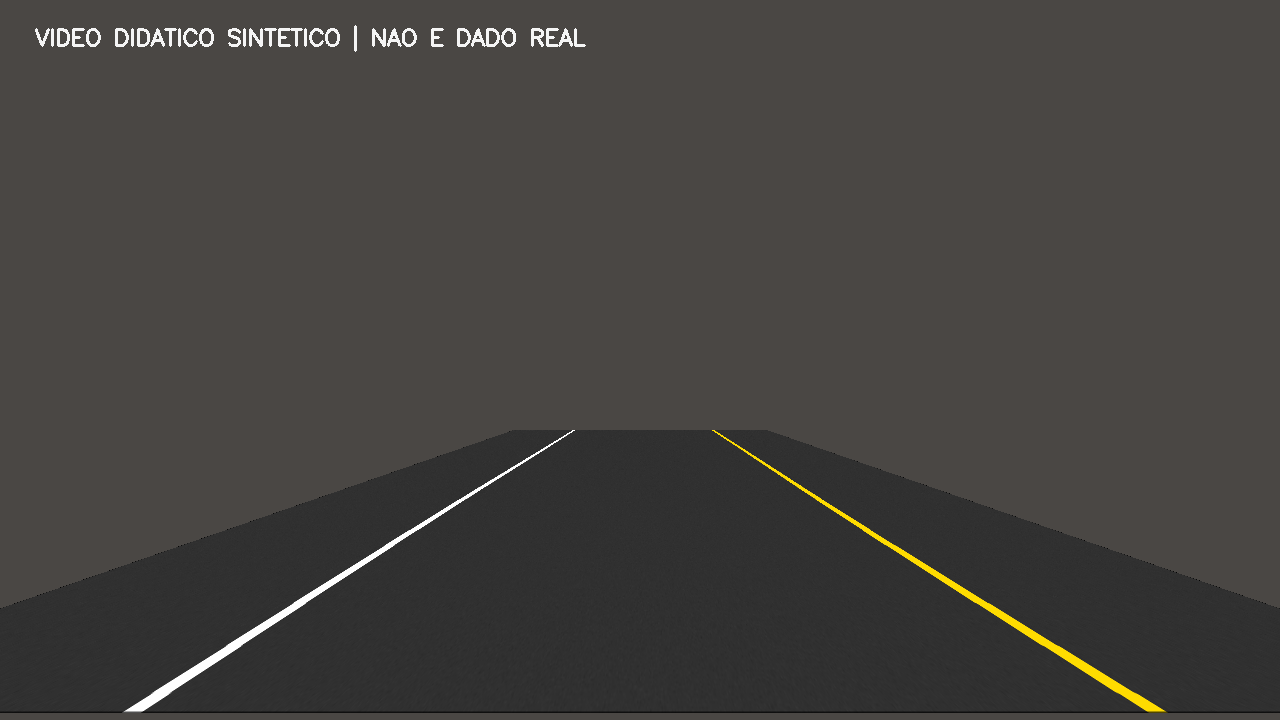
#> input picture scripts_aula/Deteccao_Faixas_Independentes/dados/estrada_sintetica.png, 1280 x 720 px
$ python 02_dimensoes_canais.py
#> lines starting #> are read from the running program, lines starting #| are printed output that depends on the picture
"""EXEMPLO 02/32 - Consultar dimensoes, pixels e canais BGR

OBJETIVO: Consultar dimensoes, pixels e canais BGR.
COMO FUNCIONA: Consulta shape e um pixel; separa canais B, G, R da imagem.
ENTRADA: dados/estrada_sintetica.png (amostra didatica sintetica).
SAIDA ESPERADA: saida/02_dimensoes_canais.png com quatro quadros e valores no terminal.
COMO EXECUTAR: python exemplos/02_dimensoes_canais.py
EXPERIMENTE: Altere as coordenadas do pixel examinado.
DEPENDENCIAS: cv2, numpy; nao importa nenhum outro arquivo .py.
"""

from pathlib import Path
import cv2
import numpy as np

# Os caminhos sao relativos a este arquivo, nao ao diretorio do Colab.
RAIZ = Path(__file__).resolve().parent.parent
CAMINHO_IMAGEM = RAIZ / "dados" / "estrada_sintetica.png"
PASTA_SAIDA = RAIZ / "saida"
PASTA_SAIDA.mkdir(parents=True, exist_ok=True)

# Leitura real de um arquivo PNG com OpenCV.
imagem = cv2.imread(str(CAMINHO_IMAGEM))
#> imagem is the input picture: shape (720, 1280, 3); mean B, G, R 63.3, 66.2, 68.4
if imagem is None:
    raise FileNotFoundError(f"Nao foi possivel ler: {CAMINHO_IMAGEM}")
altura, largura = imagem.shape[:2]
#> altura = 720; largura = 1280
#| Largura=1280; Altura=720; Canais=3
#| Pixel (linha=500, coluna=640): BGR=[46, 46, 46]

def montar_painel(*pares):
    """Monta comparacoes lado a lado; cada par e (legenda, imagem)."""
    quadrinhos = []
    for legenda, img in pares:
        if img.ndim == 2:
            img = cv2.cvtColor(img, cv2.COLOR_GRAY2BGR)
        vista = cv2.resize(img, (640, 360))
        cv2.rectangle(vista, (0, 0), (640, 40), (22, 31, 45), -1)
        cv2.putText(vista, legenda, (15, 28),
                    cv2.FONT_HERSHEY_SIMPLEX, 0.75, (255, 255, 255), 2)
        quadrinhos.append(vista)
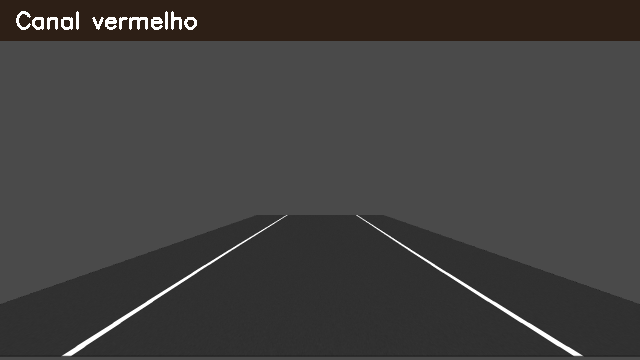
#> vista: shape (360, 640, 3); mean B, G, R 63, 63.9, 65.5
#> after the loop, quadrinhos = 4 items
    if len(quadrinhos) == 2:
        return np.hstack(quadrinhos)
    if len(quadrinhos) == 4:
        return np.vstack((np.hstack(quadrinhos[:2]),
                          np.hstack(quadrinhos[2:])))
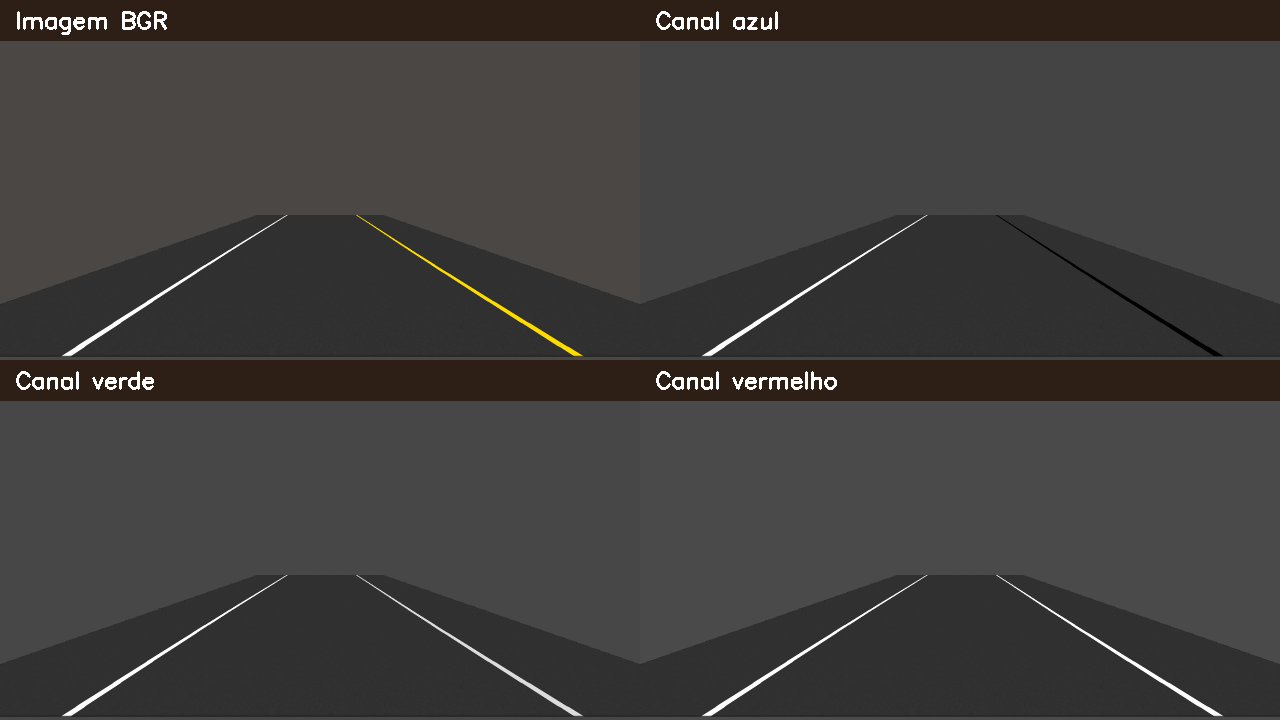
#> returned value: shape (720, 1280, 3); mean of channels 0, 1, 2 60.1, 61.7, 63.7; drawn as B, G, R
    raise ValueError("Use exatamente dois ou quatro quadros.")

# Em OpenCV, a ordem de cor e B, G, R (nao RGB).
b, g, r = cv2.split(imagem)
linha, coluna = 500, 640
print(f"Largura={largura}; Altura={altura}; Canais={imagem.shape[2]}")
print(f"Pixel (linha={linha}, coluna={coluna}): BGR={imagem[linha, coluna].tolist()}")
painel = montar_painel(("Imagem BGR", imagem), ("Canal azul", b),
                       ("Canal verde", g), ("Canal vermelho", r))
cv2.imwrite(str(PASTA_SAIDA / "02_dimensoes_canais.png"), painel)
